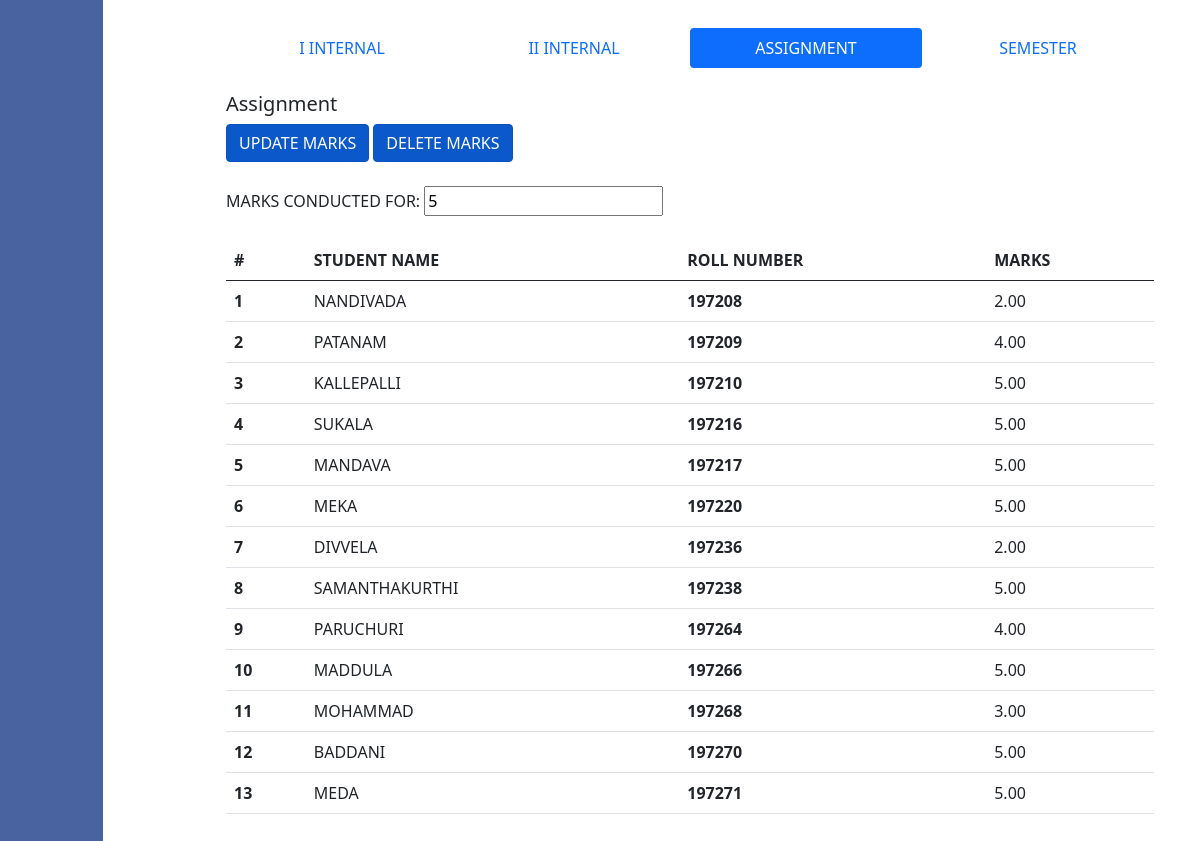
/Teacher/Assignment/Cosc001/2019/M.S.Ds/1/DSCT11A/, run on the app's committed database.
### student/models.py (models this page shows)
class Student_Marks(models.Model):
	Date_Time_Marks = models.DateTimeField(auto_now = True)
	Semester = models.CharField(max_length= 20, choices = Semester_Choices, null = True)
	Marks_Type = models.CharField(max_length = 30, choices = Exam_Type_Choices)
	Course_Code = models.ForeignKey(Courses,on_delete = models.PROTECT, default = '')
	Roll_Number_Marks = models.ForeignKey(Student,on_delete = models.CASCADE, default = '')
	Teacher_Id_Marks = models.ForeignKey(Teacher,on_delete = models.PROTECT, default = '')
	Marks_Total = models.CharField(max_length = 3,default = '')
	Marks_Alloted = models.DecimalField(max_digits = 6, decimal_places = 2,null = True)

class Student(models.Model):
	Date_Time = models.DateTimeField(auto_now = True)
	Year_Of_Admission = models.IntegerField(default = Year_Admission)
	First_Name = models.CharField(max_length = 50)
	Middle_Name = models.CharField(max_length = 50, blank = True)
	Last_Name = models.CharField(max_length = 50)
	Class = models.CharField(max_length = 50)
	Group = models.ForeignKey(Groups,on_delete = models.PROTECT)
	Admission_Number = models.CharField(max_length = 50)
	Roll_Number = models.CharField(max_length = 50, primary_key = True)
	Date_of_Birth = models.CharField(max_length = 10,help_text = 'YYYY-MM-DD')
	Gender = models.CharField(max_length= 20, choices = Gender_Choices)
	Father_Name = models.CharField(max_length = 50, blank = True, null = True)
	Mother_Name = models.CharField(max_length = 50, blank = True, null = True)
	Guardian_Name = models.CharField(max_length = 50, blank = True, null = True, default = '')
	Religion = models.CharField(max_length = 50)
	Nationality = models.CharField(max_length = 50)
	Aadhaar_Number = models.CharField(max_length = 50, default = '')
	Mobile_Number = models.CharField(max_length = 10, validators = [Phone_Number])
	Email_Id = models.EmailField(max_length = 250)
	Alternate_Mobile_Number = models.CharField(max_length = 10, validators = [Phone_Number], null = True)
	Door_Number = models.CharField(max_length = 20, help_text = 'Flat/Door/Block Number')
	Premises = models.CharField(max_length = 100, help_text = 'Name of the Premises/Building/Village')
	Street = models.CharField(max_length = 100, help_text = 'Street/Road/Post Office', blank = True)
	Area = models.CharField(max_length = 50, help_text = 'Area/Locality Details',default = "", blank = True)
	City = models.CharField(max_length = 50, default = "", blank = True)
	State = models.CharField(max_length = 50, default = "")
	Country = models.CharField(max_length = 50, default = '')
	Pin_Code = models.CharField(max_length = 20, default = "")
	Student_Image = models.ImageField(default = "",upload_to = 'Images/')
	Study_Of_Conduct = models.ImageField(default = "",upload_to = 'Images/',validators = [Image_Size],help_text='Size should be less than 300 KB')
	Transfer_Certificate = models.ImageField(default = "",upload_to = 'Images/',validators = [Image_Size],help_text='Size should be less than 300 KB')
	Tenth_Marks_Long_Memo = models.ImageField(default = "",upload_to = 'Images/',validators = [Image_Size],help_text='Size should be less than 300 KB')
	Intermediate_Marks_Short_Memo = models.ImageField(default = "",upload_to = 'Images/',validators = [Image_Size],help_text='Size should be less than 300 KB')
	Student_Signature = models.ImageField(default = "",upload_to = 'Images/',validators = [Image_Size],help_text='Size should be less than 300 KB')
	valid_User_Password = models.CharField(max_length = 20,editable = False)
	'''def save(self,*args,**kwargs):
		if self.Student_Image:
			image = Img.open(StringIO.StringIO(self.Student_Image.read()))
			image.thumbnail((512*512), Img.ANTIALIAS)
			output = BytesIO()
			image.save(output, format='JPEG', quality=75)
			output.seek(0)
			self.photo= InMemoryUploadedFile(output,'ImageField', "%s.jpg" %self.Student_Image.name, 'image/jpeg', output.len, None)
		super(Mymodel, self).save(*args, **kwargs)
		if self.Student_Image:
			self.Student_Image = get_thumbnail(self.Student_Image,'512x512',format = 'JPEG').url
		super(Student,self).save(*args,**kwargs)
		print(self.Student_Image)'''

### student/views.py (the view, shortened to what this page needs)
# urls.py: path('Teacher/Assignment/<Id>/<Year>/<Group>/<Semester>/<Course>/',Teacher_eleven, name = 'Teacher_eleven'),
def Teacher_eleven(request,Id,Year,Group,Semester,Course):
	Rolls = Student.objects.filter(Year_Of_Admission = Year).filter(Group = Group).values_list('Roll_Number')
	Assignment = Student_Marks.objects.filter(Semester = Semester).filter(Course_Code = Course).filter(Marks_Type = 'Assignment').filter(Roll_Number_Marks__in = Rolls)
	if len(Assignment) != 0:
		content = {
				'Attendance' : Assignment,
				'Id' : Id,
				'Year' : Year,
				'Group' : Group,
				'Semester' : Semester,
				'Course' : Course
			}
		return render(request, 'temp/Teacherelevenhalf.html',content)

### templates/temp/Teacherelevenhalf.html (shortened to what this page needs)
{% extends "main.html" %}
{% block content %}
{% load static %}
<head>
</head>
<body>
      <div class="side-navbar active-nav d-flex justify-content-between flex-wrap flex-column" id="sidebar">
  <ul class="nav flex-column text-white w-100">
    <a href="#" class="nav-link h3 text-white my-2">
    </a>
    <a href="/Teacher/Welcome/same/{{Id}}/" class="nav-link">
    </a>
    <a href="/Teacher/Attendance/{{Id}}/{{Year}}/{{Group}}/{{Semester}}/{{Course}}/" class="nav-link">
  </a>
  <a href="/Teacher/Marks/{{Id}}/{{Year}}/{{Group}}/{{Semester}}/{{Course}}/" class="nav-link">
  </a>
    <a href="/" class="nav-link">
    </a>
  </ul>
</div>
<div class="p-1 my-container active-cont">
<br>
<nav class="nav nav-pills nav-justified">
  <a class="nav-link" aria-current="page" href="/Teacher/IInternal/{{Id}}/{{Year}}/{{Group}}/{{Semester}}/{{Course}}/">I INTERNAL</a>
  <a class="nav-link" href="/Teacher/IIInternal/{{Id}}/{{Year}}/{{Group}}/{{Semester}}/{{Course}}/">II INTERNAL</a>
  <a class="nav-link active" href="/Teacher/Assignment/{{Id}}/{{Year}}/{{Group}}/{{Semester}}/{{Course}}/">ASSIGNMENT</a>
  <a class="nav-link" href="/Teacher/Semester/{{Id}}/{{Year}}/{{Group}}/{{Semester}}/{{Course}}/" tabindex="-1" aria-disabled="true">SEMESTER</a>
</nav><br>
<h5>Assignment</h5>
<form id = 'AssignmentSubmit' method="POST" action="/Teacher/AssignmentSubmit/{{Id}}/{{Year}}/{{Group}}/{{Semester}}/{{Course}}/">
    <button id="submit" type = 'submit' name = 'SUBMIT' value= 'updatepage' class="btn btn-primary active">UPDATE MARKS</button>
    <button id="submit" type = 'submit' name = 'SUBMIT' value= 'delete' class="btn btn-primary active">DELETE MARKS</button>
    <div>
        <br>
        <label>MARKS CONDUCTED FOR:</label>
        <input type="text" name="Total Marks" placeholder="Enter The Total Marks Exam Is Conducted For" value="5" readonly="">
    </div><br>
    <table class="table">
        <thead><tr>
            <th scope="col">#</th>
            <th scope="col">STUDENT NAME</th>
            <th scope="col">ROLL NUMBER</th>
            <th scope="col">MARKS</th>
        </tr>
    </thead>
    <tbody>
        {% for student in Attendance %}
        <tr>
            <th scope="row">{{forloop.counter}}</th>
            <td>{{student.Roll_Number_Marks.First_Name}}</td>
            <td><b>{{student.Roll_Number_Marks.Roll_Number}}</b></td>
            <td>{{student.Marks_Alloted}}</td>
        </tr>
        {% endfor %}
    </tbody>
    </table>
</form>
</div>
</body>
{% endblock %}

### templates/temp/Teacherelevenhalf.html (style rules this page uses)
.side-navbar { width: 270px; height: 100%; position: fixed; margin-left: -200px; background-color:#4863A0; transition: 0.5s; border-color: yellow; }
.my-container { transition: 0.4s; }
.active-nav { margin-left: -209px; }
.active-cont { margin-left: 180px; }

### data on the page
Student_Marks: Roll_Number_Marks.First_Name "NANDIVADA", Roll_Number_Marks.Roll_Number "197208", Marks_Alloted "2.00"
Student_Marks: Roll_Number_Marks.First_Name "PATANAM", Roll_Number_Marks.Roll_Number "197209", Marks_Alloted "4.00"
Student_Marks: Roll_Number_Marks.First_Name "KALLEPALLI", Roll_Number_Marks.Roll_Number "197210", Marks_Alloted "5.00"
Student_Marks: Roll_Number_Marks.First_Name "SUKALA", Roll_Number_Marks.Roll_Number "197216", Marks_Alloted "5.00"
Student_Marks: Roll_Number_Marks.First_Name "MANDAVA", Roll_Number_Marks.Roll_Number "197217", Marks_Alloted "5.00"
Student_Marks: Roll_Number_Marks.First_Name "MEKA", Roll_Number_Marks.Roll_Number "197220", Marks_Alloted "5.00"
Student_Marks: Roll_Number_Marks.First_Name "DIVVELA", Roll_Number_Marks.Roll_Number "197236", Marks_Alloted "2.00"
Student_Marks: Roll_Number_Marks.First_Name "SAMANTHAKURTHI", Roll_Number_Marks.Roll_Number "197238", Marks_Alloted "5.00"
Student_Marks: Roll_Number_Marks.First_Name "PARUCHURI", Roll_Number_Marks.Roll_Number "197264", Marks_Alloted "4.00"
Student_Marks: Roll_Number_Marks.First_Name "MADDULA", Roll_Number_Marks.Roll_Number "197266", Marks_Alloted "5.00"
Student_Marks: Roll_Number_Marks.First_Name "MOHAMMAD", Roll_Number_Marks.Roll_Number "197268", Marks_Alloted "3.00"
Student_Marks: Roll_Number_Marks.First_Name "BADDANI", Roll_Number_Marks.Roll_Number "197270", Marks_Alloted "5.00"
Student_Marks: Roll_Number_Marks.First_Name "MEDA", Roll_Number_Marks.Roll_Number "197271", Marks_Alloted "5.00"
